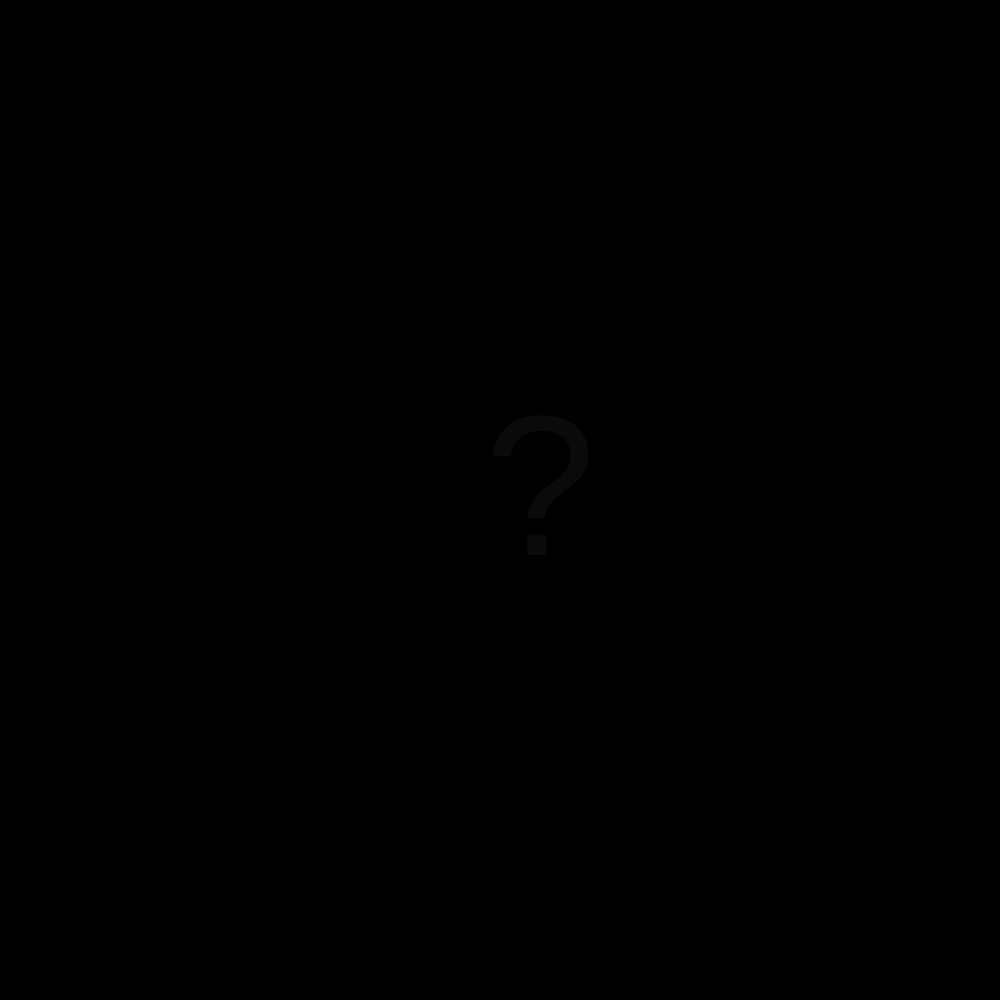
Frame 1 (no input)
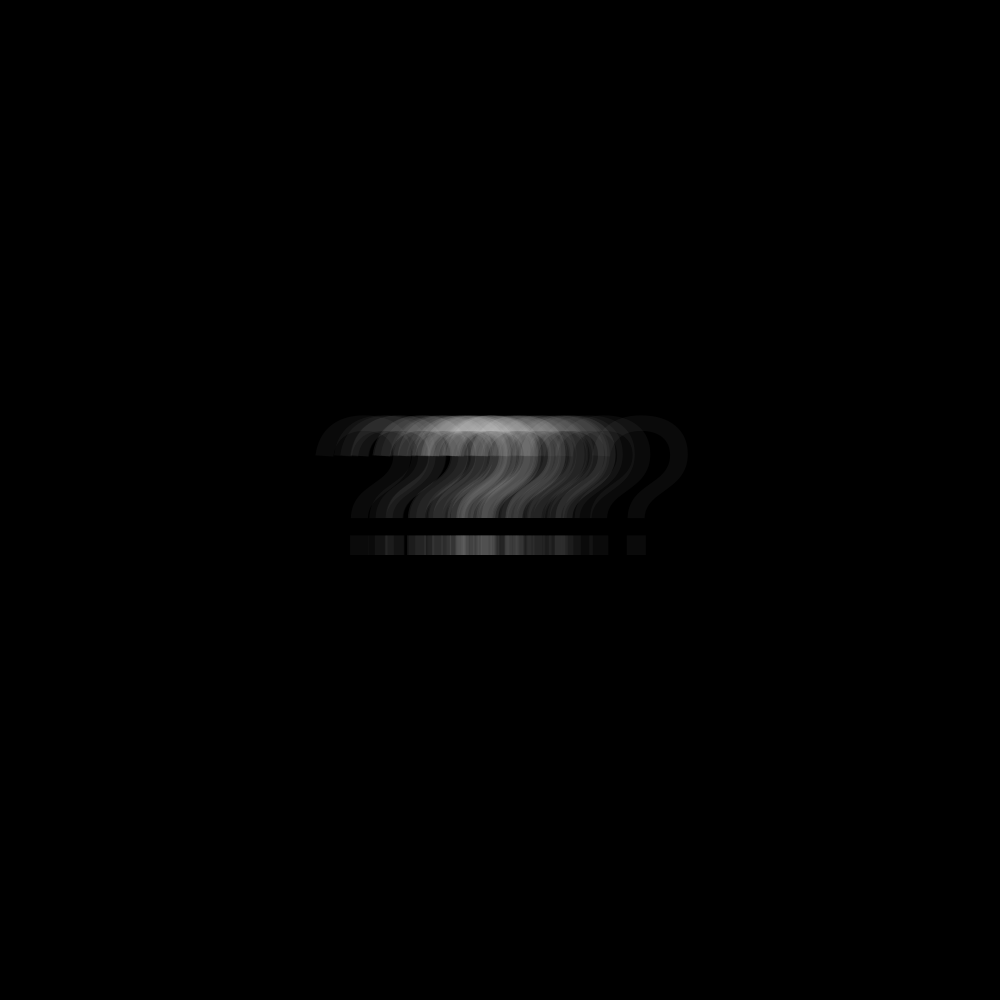
Frame 60 (no input)
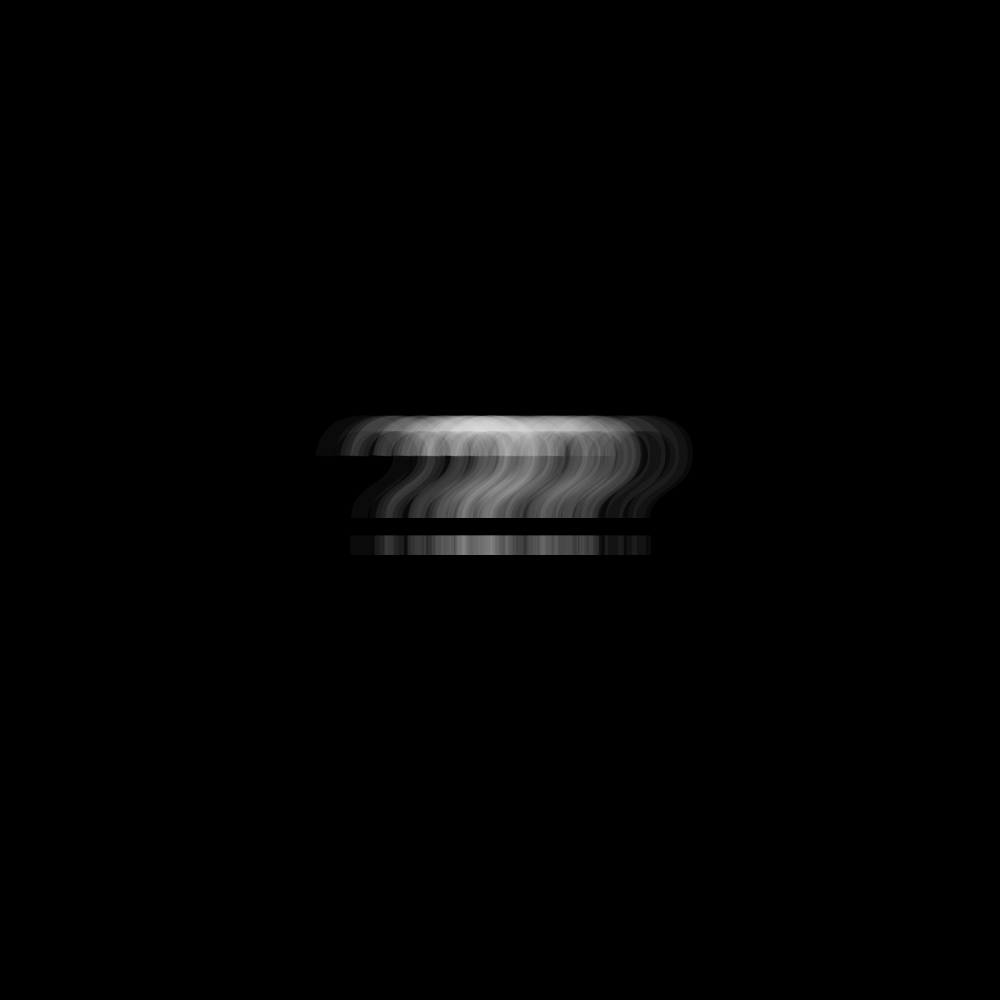
Frame 120 (the mouse pressed at the canvas centre since frame 60)

The p5.js sketch that drew these frames (run headless with seeded random() and noise() and a simulated clock; from frame 60 on, the mouse is pressed at the canvas centre):

// p5.js sketch
// ── sketch.js
function setup() {
  createCanvas(1000, 1000);
  background(0);
}

function draw() {

  
  let val = randomGaussian();

  let sd = 60;                  
  let mean = width/2;           
  let x = ( val * sd ) + mean;  

  noStroke();
  fill(255, 10);
  textSize(200);              
  textAlign(CENTER, CENTER);  
  text("?", x, height/2);   
}






 
